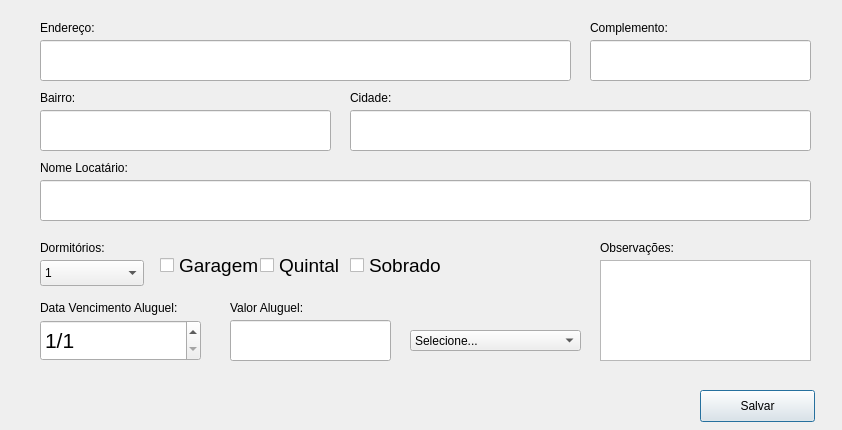
<?xml version="1.0" encoding="UTF-8"?>
<ui version="4.0">
 <class>JanelaCadastroCasa</class>
 <widget class="QDialog" name="JanelaCadastroCasa">
  <property name="geometry">
   <rect>
    <x>0</x>
    <y>0</y>
    <width>842</width>
    <height>430</height>
   </rect>
  </property>
  <property name="minimumSize">
   <size>
    <width>842</width>
    <height>430</height>
   </size>
  </property>
  <property name="maximumSize">
   <size>
    <width>842</width>
    <height>430</height>
   </size>
  </property>
  <property name="windowTitle">
   <string>Dialog</string>
  </property>
  <property name="statusTip">
   <string/>
  </property>
  <property name="whatsThis">
   <string/>
  </property>
  <widget class="QLineEdit" name="endereco">
   <property name="geometry">
    <rect>
     <x>40</x>
     <y>40</y>
     <width>531</width>
     <height>41</height>
    </rect>
   </property>
  </widget>
  <widget class="QLineEdit" name="bairro">
   <property name="geometry">
    <rect>
     <x>40</x>
     <y>110</y>
     <width>291</width>
     <height>41</height>
    </rect>
   </property>
  </widget>
  <widget class="QLineEdit" name="valorAluguel">
   <property name="geometry">
    <rect>
     <x>230</x>
     <y>320</y>
     <width>161</width>
     <height>41</height>
    </rect>
   </property>
  </widget>
  <widget class="QLineEdit" name="locatario">
   <property name="geometry">
    <rect>
     <x>40</x>
     <y>180</y>
     <width>771</width>
     <height>41</height>
    </rect>
   </property>
  </widget>
  <widget class="QLabel" name="label">
   <property name="geometry">
    <rect>
     <x>40</x>
     <y>20</y>
     <width>71</width>
     <height>16</height>
    </rect>
   </property>
   <property name="text">
    <string>Endereço:</string>
   </property>
  </widget>
  <widget class="QLabel" name="label_2">
   <property name="geometry">
    <rect>
     <x>40</x>
     <y>90</y>
     <width>71</width>
     <height>16</height>
    </rect>
   </property>
   <property name="text">
    <string>Bairro:</string>
   </property>
  </widget>
  <widget class="QLabel" name="label_3">
   <property name="geometry">
    <rect>
     <x>350</x>
     <y>90</y>
     <width>71</width>
     <height>16</height>
    </rect>
   </property>
   <property name="text">
    <string>Cidade:</string>
   </property>
  </widget>
  <widget class="QLineEdit" name="cidade">
   <property name="geometry">
    <rect>
     <x>350</x>
     <y>110</y>
     <width>461</width>
     <height>41</height>
    </rect>
   </property>
  </widget>
  <widget class="QLabel" name="label_4">
   <property name="geometry">
    <rect>
     <x>40</x>
     <y>160</y>
     <width>111</width>
     <height>16</height>
    </rect>
   </property>
   <property name="text">
    <string>Nome Locatário:</string>
   </property>
  </widget>
  <widget class="QLabel" name="label_5">
   <property name="geometry">
    <rect>
     <x>590</x>
     <y>20</y>
     <width>111</width>
     <height>16</height>
    </rect>
   </property>
   <property name="text">
    <string>Complemento:</string>
   </property>
  </widget>
  <widget class="QLineEdit" name="complemento">
   <property name="geometry">
    <rect>
     <x>590</x>
     <y>40</y>
     <width>221</width>
     <height>41</height>
    </rect>
   </property>
  </widget>
  <widget class="QLabel" name="label_6">
   <property name="geometry">
    <rect>
     <x>40</x>
     <y>300</y>
     <width>171</width>
     <height>16</height>
    </rect>
   </property>
   <property name="text">
    <string>Data Vencimento Aluguel:</string>
   </property>
  </widget>
  <widget class="QDateEdit" name="dataVencimento">
   <property name="geometry">
    <rect>
     <x>40</x>
     <y>320</y>
     <width>161</width>
     <height>41</height>
    </rect>
   </property>
   <property name="font">
    <font>
     <pointsize>16</pointsize>
    </font>
   </property>
   <property name="displayFormat">
    <string>d/M</string>
   </property>
  </widget>
  <widget class="QLabel" name="label_7">
   <property name="geometry">
    <rect>
     <x>230</x>
     <y>300</y>
     <width>171</width>
     <height>16</height>
    </rect>
   </property>
   <property name="text">
    <string>Valor Aluguel:</string>
   </property>
  </widget>
  <widget class="QComboBox" name="imobiliaria">
   <property name="geometry">
    <rect>
     <x>410</x>
     <y>330</y>
     <width>171</width>
     <height>21</height>
    </rect>
   </property>
   <property name="focusPolicy">
    <enum>Qt::StrongFocus</enum>
   </property>
   <item>
    <property name="text">
     <string>Selecione...</string>
    </property>
   </item>
   <item>
    <property name="text">
     <string>Imobiliária 1</string>
    </property>
   </item>
   <item>
    <property name="text">
     <string>Imobiliária 2</string>
    </property>
   </item>
   <item>
    <property name="text">
     <string>Imobiliária 3</string>
    </property>
   </item>
  </widget>
  <widget class="QLabel" name="label_8">
   <property name="geometry">
    <rect>
     <x>40</x>
     <y>240</y>
     <width>111</width>
     <height>16</height>
    </rect>
   </property>
   <property name="text">
    <string>Dormitórios:</string>
   </property>
  </widget>
  <widget class="QComboBox" name="dormitorios">
   <property name="geometry">
    <rect>
     <x>40</x>
     <y>260</y>
     <width>104</width>
     <height>26</height>
    </rect>
   </property>
   <property name="focusPolicy">
    <enum>Qt::StrongFocus</enum>
   </property>
   <item>
    <property name="text">
     <string>1</string>
    </property>
   </item>
   <item>
    <property name="text">
     <string>2</string>
    </property>
   </item>
   <item>
    <property name="text">
     <string>3</string>
    </property>
   </item>
   <item>
    <property name="text">
     <string>4</string>
    </property>
   </item>
   <item>
    <property name="text">
     <string>5</string>
    </property>
   </item>
   <item>
    <property name="text">
     <string>6</string>
    </property>
   </item>
  </widget>
  <widget class="QCheckBox" name="garagem">
   <property name="geometry">
    <rect>
     <x>160</x>
     <y>250</y>
     <width>111</width>
     <height>31</height>
    </rect>
   </property>
   <property name="font">
    <font>
     <pointsize>14</pointsize>
    </font>
   </property>
   <property name="focusPolicy">
    <enum>Qt::StrongFocus</enum>
   </property>
   <property name="text">
    <string>Garagem</string>
   </property>
  </widget>
  <widget class="QCheckBox" name="quintal">
   <property name="geometry">
    <rect>
     <x>260</x>
     <y>250</y>
     <width>111</width>
     <height>31</height>
    </rect>
   </property>
   <property name="font">
    <font>
     <pointsize>14</pointsize>
    </font>
   </property>
   <property name="focusPolicy">
    <enum>Qt::StrongFocus</enum>
   </property>
   <property name="text">
    <string>Quintal</string>
   </property>
  </widget>
  <widget class="QTextEdit" name="observacoes">
   <property name="geometry">
    <rect>
     <x>600</x>
     <y>260</y>
     <width>211</width>
     <height>101</height>
    </rect>
   </property>
  </widget>
  <widget class="QLabel" name="label_9">
   <property name="geometry">
    <rect>
     <x>600</x>
     <y>240</y>
     <width>111</width>
     <height>16</height>
    </rect>
   </property>
   <property name="text">
    <string>Observações:</string>
   </property>
  </widget>
  <widget class="QCheckBox" name="sobrado">
   <property name="geometry">
    <rect>
     <x>350</x>
     <y>250</y>
     <width>111</width>
     <height>31</height>
    </rect>
   </property>
   <property name="font">
    <font>
     <pointsize>14</pointsize>
    </font>
   </property>
   <property name="focusPolicy">
    <enum>Qt::StrongFocus</enum>
   </property>
   <property name="text">
    <string>Sobrado</string>
   </property>
  </widget>
  <widget class="QPushButton" name="buttonCasa">
   <property name="geometry">
    <rect>
     <x>700</x>
     <y>390</y>
     <width>115</width>
     <height>32</height>
    </rect>
   </property>
   <property name="text">
    <string>Salvar</string>
   </property>
  </widget>
 </widget>
 <tabstops>
  <tabstop>endereco</tabstop>
  <tabstop>complemento</tabstop>
  <tabstop>bairro</tabstop>
  <tabstop>cidade</tabstop>
  <tabstop>locatario</tabstop>
  <tabstop>dormitorios</tabstop>
  <tabstop>garagem</tabstop>
  <tabstop>quintal</tabstop>
  <tabstop>sobrado</tabstop>
  <tabstop>dataVencimento</tabstop>
  <tabstop>valorAluguel</tabstop>
  <tabstop>imobiliaria</tabstop>
  <tabstop>observacoes</tabstop>
 </tabstops>
 <resources/>
 <connections/>
</ui>
